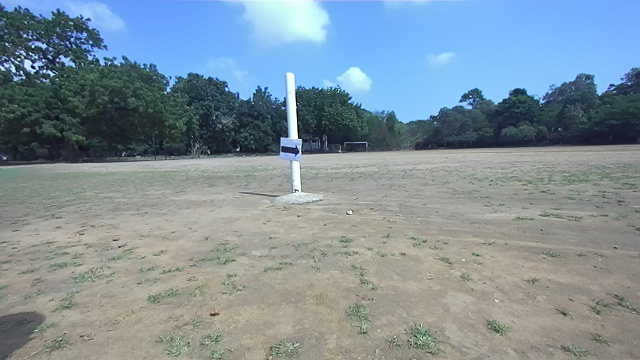
#> input picture learning_tasks/learning_task_1/arrow_right.jpg, 640 x 360 px
$ python arrow_dir_12.py
#> lines starting #> are read from the running program, lines starting #| are printed output that depends on the picture; after the words box and inside, x2 and y2 are one past the last pixel; in counts of white or black regions, pixels touching at a corner belong together
# [189 lines of commented-out code are left out]

import cv2
import numpy as np

INPUT_IMAGE      = "arrow_right.jpg"

ROI_X_START      = 0.30
ROI_X_END        = 0.80
ROI_Y_START      = 0.40
ROI_Y_END        = 0.70

SCALE            = 4
DARK_THRESHOLD   = 80
BLACK_RATIO_MIN  = 0.70
MIN_CONTOUR_AREA = 200
ASPECT_MIN       = 0.8
ASPECT_MAX       = 4.0

def preprocess_with_blur(original):
    gray = cv2.cvtColor(original, cv2.COLOR_BGR2GRAY)
    blurred = cv2.GaussianBlur(gray, (1,1), 0)
    _, binary = cv2.threshold(blurred, DARK_THRESHOLD, 255, cv2.THRESH_BINARY_INV)

    cnts, _ = cv2.findContours(binary, cv2.RETR_EXTERNAL, cv2.CHAIN_APPROX_SIMPLE)

    cleaned = original.copy()
    for c in cnts:
        if cv2.contourArea(c) > 1000:
            cv2.drawContours(cleaned, [c], -1, (255, 255, 255), thickness=cv2.FILLED)

    return cleaned

def get_roi(image):
    h, w = image.shape[:2]
    x0, x1 = int(w * ROI_X_START), int(w * ROI_X_END)
    y0, y1 = int(h * ROI_Y_START), int(h * ROI_Y_END)
    return image[y0:y1, x0:x1], (x0, y0)

def upscale(image):
    h, w = image.shape[:2]
    return cv2.resize(image, (w * SCALE, h * SCALE), interpolation=cv2.INTER_CUBIC)

def find_arrow_contours(gray):
    blurred = cv2.GaussianBlur(gray, (5, 5), 0)
    _, binary = cv2.threshold(blurred, DARK_THRESHOLD, 255, cv2.THRESH_BINARY_INV)

    kernel = cv2.getStructuringElement(cv2.MORPH_RECT, (3, 3))
    binary = cv2.morphologyEx(binary, cv2.MORPH_CLOSE, kernel, iterations=2)
    binary = cv2.morphologyEx(binary, cv2.MORPH_OPEN, kernel, iterations=1)

    cnts, _ = cv2.findContours(binary, cv2.RETR_EXTERNAL, cv2.CHAIN_APPROX_SIMPLE)

    candidates = []
    for c in cnts:
        if cv2.contourArea(c) < MIN_CONTOUR_AREA:
            continue
        mask = np.zeros(gray.shape, np.uint8)
        cv2.drawContours(mask, [c], -1, 255, thickness=cv2.FILLED)
        pix = gray[mask == 255]
        if len(pix) == 0:
            continue
        black_ratio = np.sum(pix <= DARK_THRESHOLD) / len(pix)
        if black_ratio < BLACK_RATIO_MIN:
            continue
        x, y, w, h = cv2.boundingRect(c)
        aspect = w / h if h > 0 else 0
        if not (ASPECT_MIN <= aspect <= ASPECT_MAX):
            continue
        candidates.append((c, cv2.contourArea(c), x, y, w, h, black_ratio))

    if len(candidates) > 1:
        candidates.sort(key=lambda t: t[1], reverse=True)
        candidates = [candidates[0]]

    return candidates, binary


# --- LOGIC 1: Y-SPAN DIFFERENCE ---
def detect_direction_from_contours(candidates, is_fallback=False):
    if not candidates:
        return None, 0, []

    # Just take the best candidate
    candidates.sort(key=lambda t: t[1], reverse=True)
    best_candidate = candidates[0]
    c, area, x, y, w, h, br = best_candidate

    mid_x = x + w // 2

    # Split contour points into left and right arrays based on X coordinate
    left_pts = c[c[:, 0, 0] < mid_x]
    right_pts = c[c[:, 0, 0] >= mid_x]

    # Calculate difference between highest and lowest Y pixel in each half
    left_diff = (np.max(left_pts[:, 0, 1]) - np.min(left_pts[:, 0, 1])) if len(left_pts) > 0 else 0
    right_diff = (np.max(right_pts[:, 0, 1]) - np.min(right_pts[:, 0, 1])) if len(right_pts) > 0 else 0

    print(f"Left Y-Span: {left_diff}px | Right Y-Span: {right_diff}px")

    if left_diff > right_diff:
        direction, confidence = "left", 1.0
    else:
        direction, confidence = "right", 1.0

    details = [{
        "contour": c, "area": area, "x": x, "y": y, "w": w, "h": h,
        "is_fallback": is_fallback
    }]

    return direction, confidence, details

_big_gray = None

def detect_arrow(image_path):
#> called with image_path = 'arrow_right.jpg'
    global _big_gray
    original = cv2.imread(image_path)
#> original is the input picture: shape (360, 640, 3); mean B, G, R 154.6, 144.8, 128.3
    if original is None:
        raise FileNotFoundError(f"Cannot load: {image_path}")

    # --- CHANGED: SAVE A PURE COPY BEFORE THE BLUR DESTROYS IT ---
    pure_original = original.copy()
    pure_gray = cv2.cvtColor(pure_original, cv2.COLOR_BGR2GRAY)

    original = preprocess_with_blur(original)
#> in preprocess_with_blur, `_, binary = cv2.threshold(blurred, DARK_THRESHOLD, 255, cv2.THRESH_BIN..`:
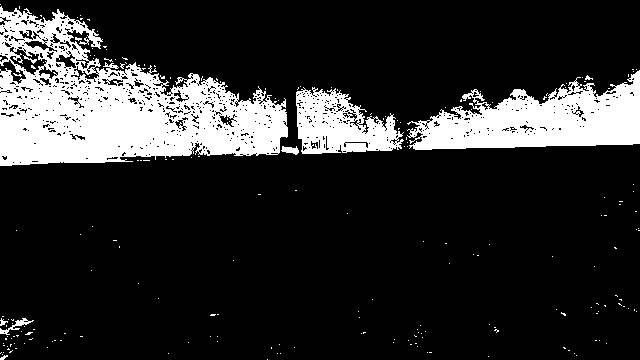
#> binary: shape (360, 640); 17.3% white; 210 white regions (201 under 20 px)
#> in preprocess_with_blur, `cnts, _ = cv2.findContours(binary, cv2.RETR_EXTERNAL, cv2.CHAIN_APPROX..`: cnts = 202 contours, 197 with area under 20; largest, box (x1, y1, x2, y2) and area: (0, 6, 288, 166) 26666, (407, 70, 640, 150) 10624, (296, 87, 404, 154) 4588, (0, 318, 34, 335) 103, (281, 146, 299, 155) 79
#> the loop in preprocess_with_blur, `for c in cnts:` made 202 passes
#> c on passes 1 to 3: [[267, 359]], [[488, 356]], [[576, 355]]
#> after the loop in preprocess_with_blur, `for c in cnts:`:
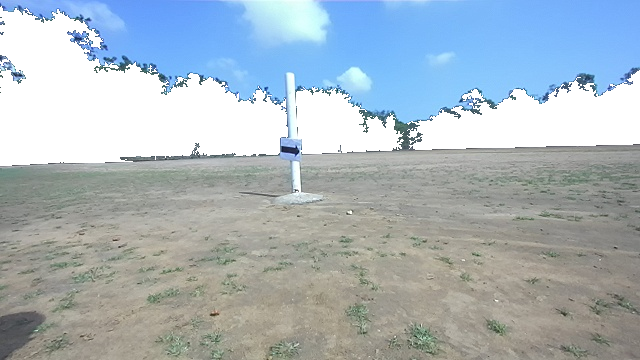
#> cleaned: shape (360, 640, 3); 18.87% of pixels changed, all inside (x1, y1, x2, y2) = (0, 6, 640, 166)

    orig_gray = cv2.cvtColor(original, cv2.COLOR_BGR2GRAY)
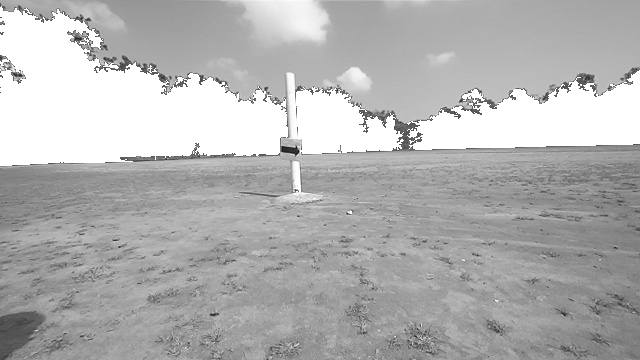
#> orig_gray: shape (360, 640); min 12, max 255, mean 178.2
    oh, ow = original.shape[:2]
#> oh = 360; ow = 640

    roi_color, (roi_x0, roi_y0) = get_roi(original)
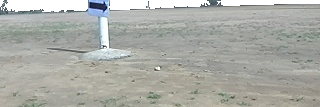
#> roi_color: shape (107, 320, 3); mean B, G, R 166.5, 172.3, 170.5
#> roi_x0 = 192; roi_y0 = 144
    roi_gray,  _                = get_roi(orig_gray)

    big_color = upscale(roi_color)
    _big_gray = upscale(roi_gray)

    candidates, binary = find_arrow_contours(_big_gray)
#> in find_arrow_contours, `_, binary = cv2.threshold(blurred, DARK_THRESHOLD, 255, cv2.THRESH_BIN..`:
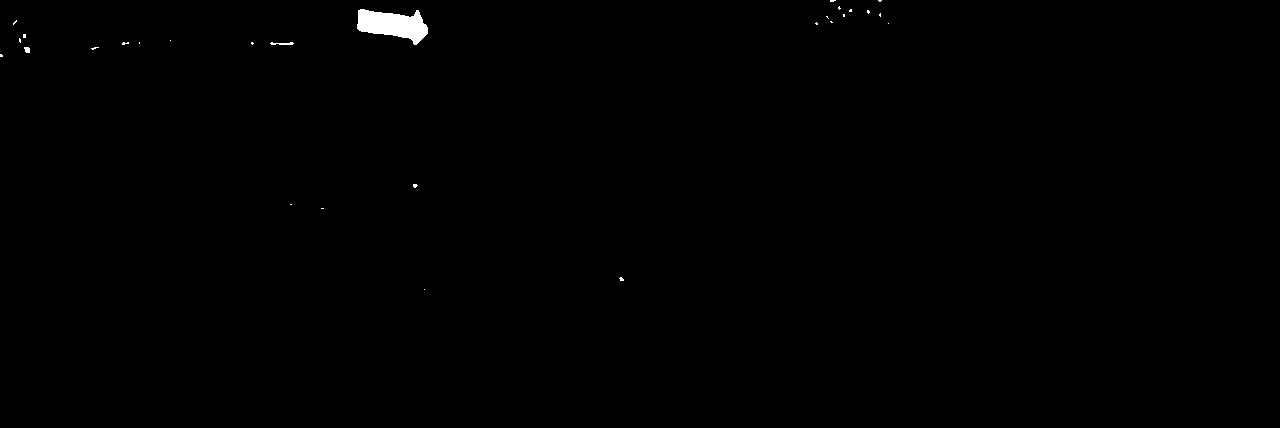
#> binary: shape (428, 1280); 0.33% white; 28 white regions (25 under 20 px), largest, box (x1, y1, x2, y2) and area: (357, 9, 428, 45) 1576, (270, 42, 294, 45) 48, (24, 47, 30, 53) 30
#> in find_arrow_contours, `kernel = cv2.getStructuringElement(cv2.MORPH_RECT, (3, 3))`: kernel = [[1, 1, 1], [1, 1, 1], [1, 1, 1]]
#> in find_arrow_contours, `binary = cv2.morphologyEx(binary, cv2.MORPH_CLOSE, kernel, iterations=2)`: binary: shape (428, 1280); 0.33% white; 28 white regions (25 under 20 px), largest, box (x1, y1, x2, y2) and area: (357, 9, 428, 45) 1578, (270, 42, 294, 45) 51, (24, 47, 30, 53) 30
#> in find_arrow_contours, `binary = cv2.morphologyEx(binary, cv2.MORPH_OPEN, kernel, iterations=1)`: binary: shape (428, 1280); 0.3% white; 8 white regions (6 under 20 px)
#> in find_arrow_contours, `cnts, _ = cv2.findContours(binary, cv2.RETR_EXTERNAL, cv2.CHAIN_APPROX..`: cnts = 8 contours, 7 with area under 20; largest, box (x1, y1, x2, y2) and area: (357, 9, 428, 45) 1488
#> the loop in find_arrow_contours, `for c in cnts:` made 8 passes
#> c on passes 1, 2, 3, 5, 6, 8: [[620, 278], [620, 280], [622, 280], [622, 278]], [[413, 184], [413, 186], [416, 186], [416, 184]], [[0, 54], [0, 56], [1, 56], [1, 54]], [[290, 42], [290, 44], [292, 44], [292, 42]], [[23, 34], [23, 37], [25, 37], [25, 34]], [[830, 0], [830, 1], [833, 1], [833, 0]]
#> (black_ratio, x, y, w, h, aspect) on pass 7: (0.996, 357, 9, 71, 36, 1.97)
#> after the loop in find_arrow_contours, `for c in cnts:`: mask: shape (428, 1280); 0.29% white; 1 white region, box (x1, y1, x2, y2) and area: (357, 9, 428, 45) 1578
#> after the loop in find_arrow_contours, `for c in cnts:`: candidates = 1 item
#> candidates = 1 item
    is_fallback = False

    # --- BOTTOM 50% FALLBACK LOGIC ---
    if not candidates:
        print("No contours found in scaled ROI. Checking Bottom 50% Fallback...")
        offset_y = int(oh * 0.6)

        # --- CHANGED: USE THE UN-MUTATED RAW IMAGE HERE ---
        bottom_half = pure_gray[offset_y:oh, 0:ow]

        # Inverted thresholding at 75 (darker than 75 becomes white/255)
        _, fb_binary = cv2.threshold(bottom_half, 75, 255, cv2.THRESH_BINARY_INV)
        fb_cnts, _ = cv2.findContours(fb_binary, cv2.RETR_EXTERNAL, cv2.CHAIN_APPROX_SIMPLE)

        if fb_cnts:
            largest_c = max(fb_cnts, key=cv2.contourArea)
            if cv2.contourArea(largest_c) > 50: # Basic noise filter

                # Shift contour coordinates back down into the global image space
                largest_c = largest_c + np.array([[[0, offset_y]]])

                fx, fy, fw, fh = cv2.boundingRect(largest_c)
                candidates = [(largest_c, cv2.contourArea(largest_c), fx, fy, fw, fh, 1.0)]
                is_fallback = True

    direction, confidence, details = detect_direction_from_contours(candidates, is_fallback)
#> in detect_direction_from_contours, `best_candidate = candidates[0]`: best_candidate = 7 items, first 6: contour of 65 points, box (x1, y1, x2, y2) (357, 9, 428, 45), area 1488, 1488.5, 357, 9, 71, 36
#> in detect_direction_from_contours, `c, area, x, y, w, h, br = best_candidate`: c = contour of 65 points, box (x1, y1, x2, y2) (357, 9, 428, 45), area 1488; area = 1488.5; x = 357; y = 9; w = 71; h = 36; br = 0.996
#> in detect_direction_from_contours, `mid_x = x + w // 2`: mid_x = 392
#> in detect_direction_from_contours, `left_pts = c[c[:, 0, 0] < mid_x]`: left_pts = contour of 23 points, box (x1, y1, x2, y2) (357, 9, 385, 35), area 532
#> in detect_direction_from_contours, `right_pts = c[c[:, 0, 0] >= mid_x]`: right_pts = contour of 42 points, box (x1, y1, x2, y2) (392, 10, 428, 45), area 768
#> in detect_direction_from_contours, `left_diff = (np.max(left_pts[:, 0, 1]) - np.min(left_pts[:, 0, 1])) if..`: left_diff = 25
#> in detect_direction_from_contours, `right_diff = (np.max(right_pts[:, 0, 1]) - np.min(right_pts[:, 0, 1]))..`: right_diff = 34
#| Left Y-Span: 25px | Right Y-Span: 34px
#> direction = 'right'; confidence = 1; details = 1 item

    if direction:
        print(f"Arrow direction: {direction.upper()} (confidence={confidence:.2f})")
#| Arrow direction: RIGHT (confidence=1.00)
    else:
        print("Could not determine arrow direction.")

    # --- CHANGED: DRAW ON THE PURE IMAGE, NOT THE MUTATED ONE ---
    result_vis = pure_original.copy()

    for d in details:
        if d["is_fallback"]:
            # Fallback coords are already 1:1 scale with the original image
            ox, oy, ow_disp, oh_disp = d["x"], d["y"], d["w"], d["h"]
            text_pos = (ox, max(oy - 10, 20))
        else:
            # Standard ROI coords need to be downscaled and offset
            ox = roi_x0 + d["x"] // SCALE
            oy = roi_y0 + d["y"] // SCALE
            ow_disp = d["w"] // SCALE
            oh_disp = d["h"] // SCALE
            text_pos = (roi_x0, roi_y0 - 10)

        cv2.rectangle(result_vis, (ox, oy), (ox + ow_disp, oy + oh_disp), (0, 220, 0), 2)

        # Drawing the raw contour directly onto result_vis
        cv2.drawContours(result_vis, [d["contour"]], -1, (255, 0, 0), 2)
#> this loop made 1 pass
#> (ox, oy, ow_disp, oh_disp, text_pos) on pass 1: (281, 146, 17, 9, (192, 134))
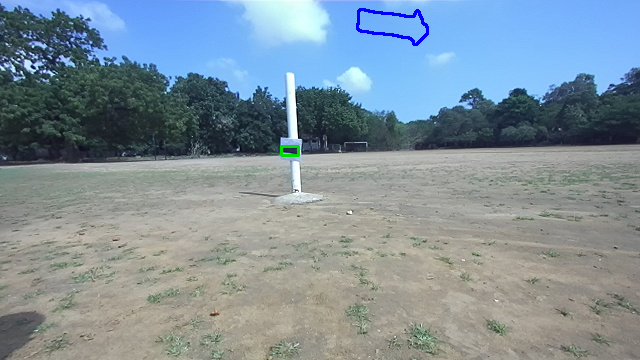
#> result_vis: shape (360, 640, 3); 0.33% of pixels changed, all inside (x1, y1, x2, y2) = (280, 8, 429, 157)

    if direction:
        cv2.putText(result_vis, f"ARROW: {direction.upper()}",
                    text_pos, cv2.FONT_HERSHEY_SIMPLEX,
                    0.8, (0, 200, 0), 2)
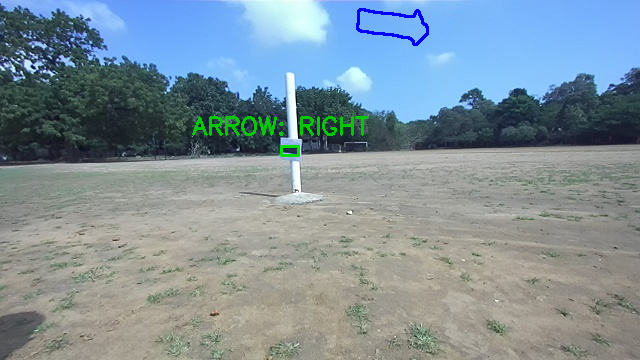
#> result_vis: shape (360, 640, 3); 0.6% of pixels changed, all inside (x1, y1, x2, y2) = (192, 116, 369, 136)

    cv2.imshow("Arrow Detection Result", result_vis)
    cv2.waitKey(0)
    cv2.destroyAllWindows()

    return direction, confidence

if __name__ == "__main__":
    import sys
    path = sys.argv[1] if len(sys.argv) > 1 else INPUT_IMAGE
    detect_arrow(path)

$ run again, with learning_tasks/learning_task_1/arrow_right_3.jpg copied over learning_tasks/learning_task_1/arrow_right.jpg
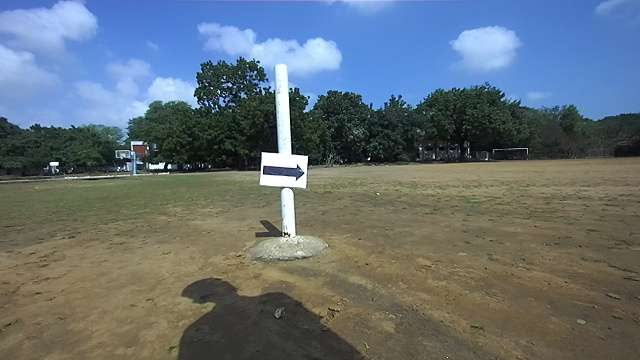
#> input picture learning_tasks/learning_task_1/arrow_right_3.jpg, 640 x 360 px
#> in detect_arrow, original is the input picture: shape (360, 640, 3); mean B, G, R 117.9, 111.7, 100.9
#> in preprocess_with_blur, `_, binary = cv2.threshold(blurred, DARK_THRESHOLD, 255, cv2.THRESH_BIN..`:
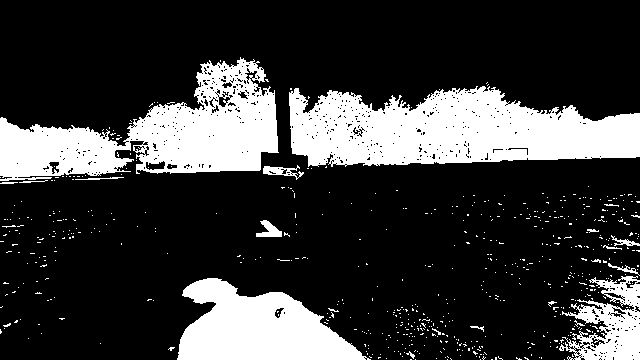
#> binary: shape (360, 640); 22.8% white; 608 white regions (588 under 20 px)
#> in preprocess_with_blur, `cnts, _ = cv2.findContours(binary, cv2.RETR_EXTERNAL, cv2.CHAIN_APPROX..`: cnts = 601 contours, 593 with area under 20; largest, box (x1, y1, x2, y2) and area: (289, 86, 640, 167) 20024, (0, 57, 279, 181) 16976, (177, 278, 371, 360) 9557, (559, 276, 640, 360) 3700, (263, 165, 304, 180) 220, (256, 220, 282, 237) 203, (611, 235, 640, 246) 75, (608, 263, 640, 276) 56
#> the loop in preprocess_with_blur, `for c in cnts:` made 601 passes
#> c on passes 1 to 3: [[564, 359]], [[491, 359], [492, 359]], [[480, 359]]
#> roi_x0 = 192; roi_y0 = 144
#> kernel = [[1, 1, 1], [1, 1, 1], [1, 1, 1]]
#> in find_arrow_contours, `cnts, _ = cv2.findContours(binary, cv2.RETR_EXTERNAL, cv2.CHAIN_APPROX..`: cnts = 31 contours, 14 with area under 20; largest, box (x1, y1, x2, y2) and area: (285, 86, 433, 130) 3777, (254, 306, 361, 373) 3652, (417, 111, 448, 143) 310, (368, 354, 384, 365) 92, (1096, 390, 1111, 399) 64
#> the loop in find_arrow_contours, `for c in cnts:` made 31 passes
#> c on passes 5, 10, 11, 16, 19, 21, 22, 29: [[1165, 376], [1165, 379], [1168, 379], [1168, 376]], [[777, 341], [777, 343], [779, 343], [779, 341]], [[415, 319], [415, 321], [417, 321], [417, 319]], [[936, 277], [936, 279], [941, 279], [941, 277]], [[1055, 247], [1055, 249], [1060, 249], [1060, 247]], [[1128, 233], [1128, 235], [1131, 235], [1131, 233]], [[409, 198], [409, 207], [411, 207], [411, 198]], [[790, 82], [790, 84], [792, 84], [792, 82]]
#> after the loop in find_arrow_contours, `for c in cnts:`: candidates = 3 items
#> in detect_arrow, `candidates, binary = find_arrow_contours(_big_gray)`: candidates = 1 item
#> best_candidate = 7 items, first 6: contour of 97 points, box (x1, y1, x2, y2) (285, 86, 433, 130), area 3777, 3777, 285, 86, 148, 44
#> in detect_direction_from_contours, `c, area, x, y, w, h, br = best_candidate`: c = contour of 97 points, box (x1, y1, x2, y2) (285, 86, 433, 130), area 3777; area = 3777; x = 285; y = 86; w = 148; h = 44; br = 0.854
#> mid_x = 359
#> left_pts = contour of 27 points, box (x1, y1, x2, y2) (285, 88, 357, 124), area 2016
#> right_pts = contour of 70 points, box (x1, y1, x2, y2) (362, 86, 433, 130), area 1442
#> left_diff = 35
#> right_diff = 43
#| Left Y-Span: 35px | Right Y-Span: 43px
#> direction = 'right'; confidence = 1; details = 1 item
#| Arrow direction: RIGHT (confidence=1.00)
#> the loop in detect_arrow, `for d in details:` made 1 pass
#> (ox, oy, ow_disp, oh_disp, text_pos) on pass 1: (263, 165, 37, 11, (192, 134))
#> in detect_arrow, `cv2.putText(result_vis, f"ARROW: {direction.upper()}", text_pos, cv2.F..`:
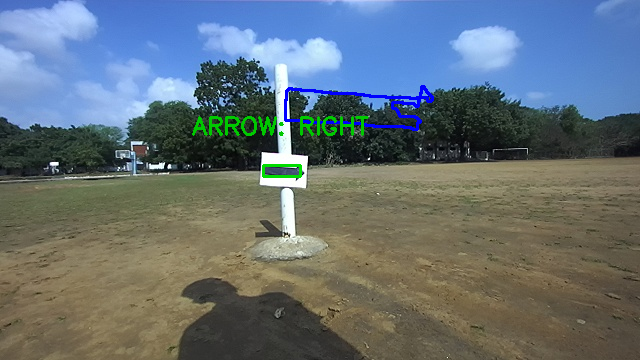
#> result_vis: shape (360, 640, 3); mean B, G, R 118, 112.1, 100
